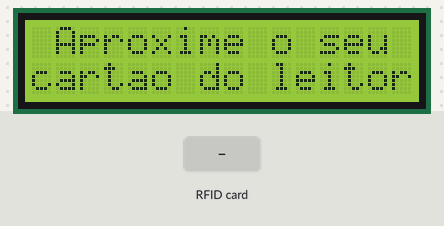
This sketch was run on a simulated Arduino Uno, built with avr-gcc and run on an emulated ATmega328P. On the bench: 16×2 character LCD. The inputs (shaded band) are chosen by the test bench. What the sketch prints to the serial monitor is not drawn.

Above: at 1.3 s.
1.4 s: RFID card 36 FA B3 C3 held to the reader
At 2.2 s:
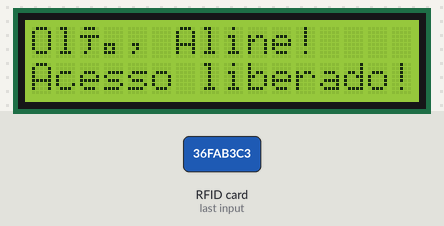
2.9 s: RFID card 76 F0 DF 1F held to the reader
At 5.2 s:
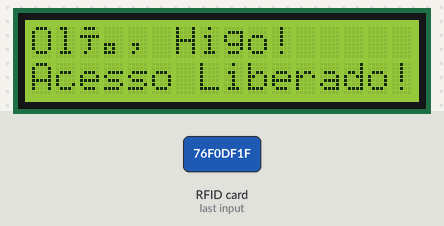
Timing chart, 0 to 6.7 s (numbered marks = the images above; inputs shaded):
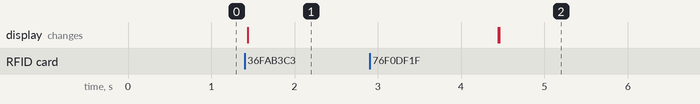

The sketch:

newRFID.ino
```cpp
//Programa : RFID - Controle de Acesso RFID para Fechadura elétrica
//Autor : Higo Ricardo

#include <SPI.h>
#include <MFRC522.h>
#include <LiquidCrystal.h>

#define SS_PIN 10
#define RST_PIN 9
MFRC522 mfrc522(SS_PIN, RST_PIN); // Create MFRC522 instance.

LiquidCrystal lcd(6, 7, 5, 4, 3, 2);

char st[20];

void setup()
{
  Serial.begin(9600); // Inicia a serial
  SPI.begin(); // Inicia SPI bus
  mfrc522.PCD_Init(); // Inicia MFRC522
  Serial.println("Aproxime o seu cartao do leitor...");
  Serial.println();
  //Define o numero de colunas e linhas do LCD:
  lcd.begin(16, 2);
  mensagem();
}

void loop()
{
  // Look for new cards
  if ( ! mfrc522.PICC_IsNewCardPresent())
  {
    return;
  }
  // Select one of the cards
  if ( ! mfrc522.PICC_ReadCardSerial())
  {
    return;
  }
  //Mostra UID na serial
  Serial.print("UID do cartão ou chaveiro é ");
  String conteudo = "";
  byte letra;
  for (byte i = 0; i < mfrc522.uid.size; i++)
  {
    Serial.print(mfrc522.uid.uidByte[i] < 0x10 ? " 0" : " ");
    Serial.print(mfrc522.uid.uidByte[i], HEX);
    conteudo.concat(String(mfrc522.uid.uidByte[i] < 0x10 ? " 0" : " "));
    conteudo.concat(String(mfrc522.uid.uidByte[i], HEX));
  }
  Serial.println();
  Serial.print("Mensagem: ");
  conteudo.toUpperCase();
  if (conteudo.substring(1) == "36 FA B3 C3") //UID 1 - Chaveiro
  {
    Serial.println("Olá, Aline!");
    Serial.println();
    lcd.clear();
    lcd.setCursor(0, 0);
    lcd.print("Olá, Aline!");
    lcd.setCursor(0, 1);
    lcd.print("Acesso liberado!");
    delay(3000);
    mensagem();
  }
  if (conteudo.substring(1) == "76 F0 DF 1F") //UID 2 - Cartao
  {
    Serial.println("Olá,Higo!");
    Serial.println();
    lcd.clear();
    lcd.setCursor(0, 0);
    lcd.print("Olá, Higo!");
    lcd.setCursor(0, 1);
    lcd.print("Acesso Liberado!");
    delay(3000);
    mensagem();
  }
}

void mensagem()
{
  lcd.clear();
  lcd.print(" Aproxime o seu");
  lcd.setCursor(0, 1);
  lcd.print("cartao do leitor");
}
```

Measured:
- after the input at 1.4 s, the display: changes at once (image 1)
- after the input at 2.9 s, the display: first differs from a run without the input after 1.6 s (image 2)
